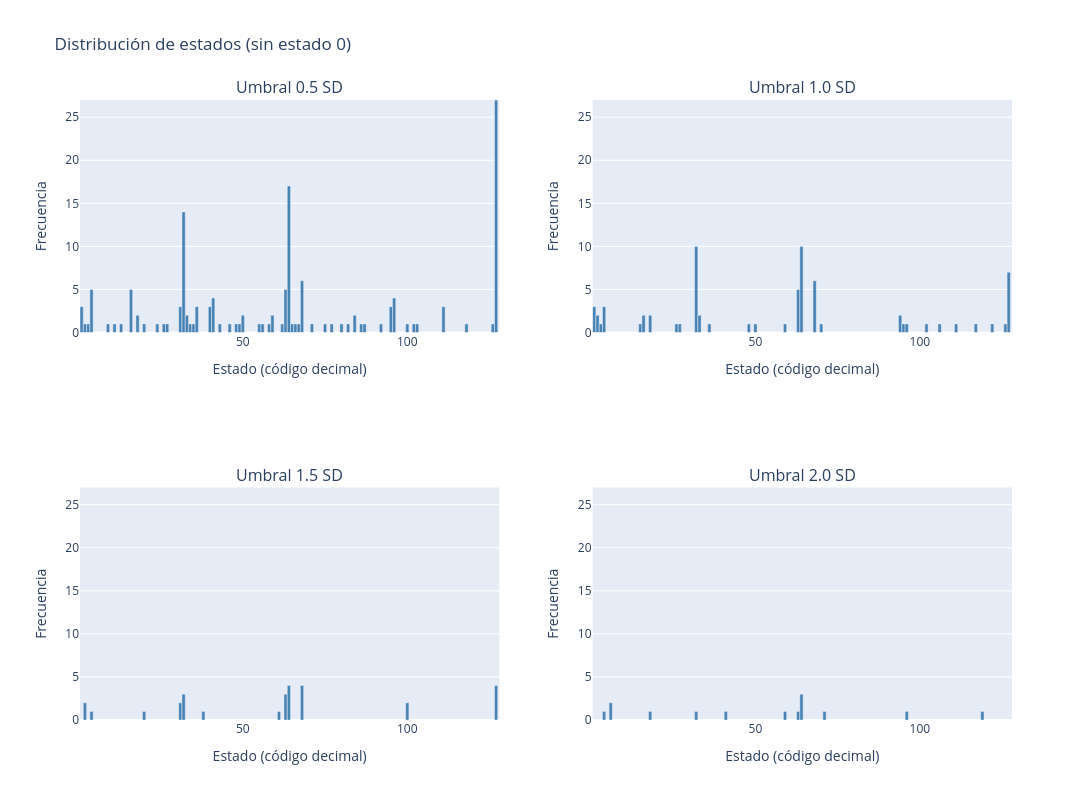

Source (notebook cell):
### Markdown cell above
## Comparación del point process con distintos umbrales (0.5 SD / 1 SD / 1.5 SD / 2 SD)

Ejecutamos el point process y mostramos las gráficas para comparar

### Code cell
import plotly.graph_objects as go
from plotly.subplots import make_subplots
import numpy as np

# Función de hover (idéntica a la del ejemplo individual)
def state_description(code):
    bits = [(code >> i) & 1 for i in range(6, -1, -1)]
    active_networks = [number_to_name[j] for j, bit in enumerate(bits, start=1) if bit]
    if not active_networks:
        return "Ninguna red activa"
    return " + ".join([f"Red {j} ({name})" for j, name in enumerate(active_networks, start=1)])

umbrales = [0.5, 1.0, 1.5, 2.0]

# Calcular el máximo global de frecuencias (sin contar estado 0)
y_max_global = 0
for th in umbrales:
    binary = (time_series_norm > th).astype(int)
    weights = 2**np.arange(6, -1, -1)
    state_codes = binary @ weights
    unique, counts = np.unique(state_codes, return_counts=True)
    mask_no_zero = unique != 0
    counts_filt = counts[mask_no_zero]
    if len(counts_filt) > 0:
        y_max_global = max(y_max_global, max(counts_filt))

print(f"Máximo global de frecuencias (sin estado 0): {y_max_global}")

# Crear subplots 2x2
fig = make_subplots(rows=2, cols=2, subplot_titles=[f"Umbral {th} SD" for th in umbrales])

for idx, th in enumerate(umbrales):
    binary = (time_series_norm > th).astype(int)
    weights = 2**np.arange(6, -1, -1)
    state_codes = binary @ weights
    unique, counts = np.unique(state_codes, return_counts=True)

    # Filtrar estado 0
    mask_no_zero = unique != 0
    unique_filt = unique[mask_no_zero]
    counts_filt = counts[mask_no_zero]

    # Hover text (sin texto en las barras)
    hover_texts = [f"Código: {code}<br>Redes activas: {state_description(code)}<br>Frecuencia: {count}"
                   for code, count in zip(unique_filt, counts_filt)]

    row, col = idx // 2 + 1, idx % 2 + 1
    fig.add_trace(
        go.Bar(
            x=unique_filt,
            y=counts_filt,
            hovertext=hover_texts,
            hoverinfo='text',
            marker_color='steelblue',
            width=0.98          # barras más anchas
        ),
        row=row, col=col
    )
    fig.update_xaxes(title_text="Estado (código decimal)", range=[0.5, 128], row=row, col=col)
    fig.update_yaxes(title_text="Frecuencia", range=[0, y_max_global], row=row, col=col)

# Ajustes globales (igual que en la gráfica individual)
fig.update_layout(
    height=800,
    width=1200,
    showlegend=False,
    title_text="Distribución de estados (sin estado 0)",
    bargap=0.02
)

fig.show()
fig.write_html("plot2.html")

### Figure 1 — Plotly figure (JSON) as saved in the notebook; plotly's stock layout.template omitted (floating-point values rounded to 4 significant figures)
{"data": [{"hoverinfo": "text", "hovertext": ["Código: 1<br>Redes activas: Red 1 (Default)<br>Frecuencia: 3", "Código: 2<br>Redes activas: Red 1 (Cont)<br>Frecuencia: 1", "Código: 3<br>Redes activas: Red 1 (Cont) + Red 2 (Default)<br>Frecuencia: 1", "Código: 4<br>Redes activas: Red 1 (Limbic)<br>Frecuencia: 5", "Código: 9<br>Redes activas: Red 1 (SalVentAttn) + Red 2 (Default)<br>Frecuencia: 1", "Código: 11<br>Redes activas: Red 1 (SalVentAttn) + Red 2 (Cont) + Red 3 (Default)<br>Frecuencia: 1", "Código: 13<br>Redes activas: Red 1 (SalVentAttn) + Red 2 (Limbic) + Red 3 (Default)<br>Frecuencia: 1", "Código: 16<br>Redes activas: Red 1 (DorsAttn)<br>Frecuencia: 5", "Código: 18<br>Redes activas: Red 1 (DorsAttn) + Red 2 (Cont)<br>Frecuencia: 2", "Código: 20<br>Redes activas: Red 1 (DorsAttn) + Red 2 (Limbic)<br>Frecuencia: 1", "Código: 24<br>Redes activas: Red 1 (DorsAttn) + Red 2 (SalVentAttn)<br>Frecuencia: 1", "Código: 26<br>Redes activas: Red 1 (DorsAttn) + Red 2 (SalVentAttn) + Red 3 (Cont)<br>Frecuencia: 1", "Código: 27<br>Redes activas: Red 1 (DorsAttn) + Red 2 (SalVentAttn) + Red 3 (Cont) + Red 4 (Default)<br>Frecuencia: 1", "Código: 31<br>Redes activas: Red 1 (DorsAttn) + Red 2 (SalVentAttn) + Red 3 (Limbic) + Red 4 (Cont) + Red 5 (Default)<br>Frecuencia: 3", "Código: 32<br>Redes activas: Red 1 (SomMot)<br>Frecuencia: 14", "Código: 33<br>Redes activas: Red 1 (SomMot) + Red 2 (Default)<br>Frecuencia: 2", "Código: 34<br>Redes activas: Red 1 (SomMot) + Red 2 (Cont)<br>Frecuencia: 1", "Código: 35<br>Redes activas: Red 1 (SomMot) + Red 2 (Cont) + Red 3 (Default)<br>Frecuencia: 1", "Código: 36<br>Redes activas: Red 1 (SomMot) + Red 2 (Limbic)<br>Frecuencia: 3", "Código: 40<br>Redes activas: Red 1 (SomMot) + Red 2 (SalVentAttn)<br>Frecuencia: 3", "Código: 41<br>Redes activas: Red 1 (SomMot) + Red 2 (SalVentAttn) + Red 3 (Default)<br>Frecuencia: 4", "Código: 43<br>Redes activas: Red 1 (SomMot) + Red 2 (SalVentAttn) + Red 3 (Cont) + Red 4 (Default)<br>Frecuencia: 1", "Código: 46<br>Redes activas: Red 1 (SomMot) + Red 2 (SalVentAttn) + Red 3 (Limbic) + Red 4 (Cont)<br>Frecuencia: 1", "Código: 48<br>Redes activas: Red 1 (SomMot) + Red 2 (DorsAttn)<br>Frecuencia: 1", "Código: 49<br>Redes activas: Red 1 (SomMot) + Red 2 (DorsAttn) + Red 3 (Default)<br>Frecuencia: 1", "Código: 50<br>Redes activas: Red 1 (SomMot) + Red 2 (DorsAttn) + Red 3 (Cont)<br>Frecuencia: 2", "Código: 55<br>Redes activas: Red 1 (SomMot) + Red 2 (DorsAttn) + Red 3 (Limbic) + Red 4 (Cont) + Red 5 (Default)<br>Frecuencia: 1", "Código: 56<br>Redes activas: Red 1 (SomMot) + Red 2 (DorsAttn) + Red 3 (SalVentAttn)<br>Frecuencia: 1", "Código: 58<br>Redes activas: Red 1 (SomMot) + Red 2 (DorsAttn) + Red 3 (SalVentAttn) + Red 4 (Cont)<br>Frecuencia: 1", "Código: 59<br>Redes activas: Red 1 (SomMot) + Red 2 (DorsAttn) + Red 3 (SalVentAttn) + Red 4 (Cont) + Red 5 (Default)<br>Frecuencia: 2", "Código: 62<br>Redes activas: Red 1 (SomMot) + Red 2 (DorsAttn) + Red 3 (SalVentAttn) + Red 4 (Limbic) + Red 5 (Cont)<br>Frecuencia: 1", "Código: 63<br>Redes activas: Red 1 (SomMot) + Red 2 (DorsAttn) + Red 3 (SalVentAttn) + Red 4 (Limbic) + Red 5 (Cont) + Red 6 (Default)<br>Frecuencia: 5", "Código: 64<br>Redes activas: Red 1 (Vis)<br>Frecuencia: 17", "Código: 65<br>Redes activas: Red 1 (Vis) + Red 2 (Default)<br>Frecuencia: 1", "Código: 66<br>Redes activas: Red 1 (Vis) + Red 2 (Cont)<br>Frecuencia: 1", "Código: 67<br>Redes activas: Red 1 (Vis) + Red 2 (Cont) + Red 3 (Default)<br>Frecuencia: 1", "Código: 68<br>Redes activas: Red 1 (Vis) + Red 2 (Limbic)<br>Frecuencia: 6", "Código: 71<br>Redes activas: Red 1 (Vis) + Red 2 (Limbic) + Red 3 (Cont) + Red 4 (Default)<br>Frecuencia: 1", "Código: 75<br>Redes activas: Red 1 (Vis) + Red 2 (SalVentAttn) + Red 3 (Cont) + Red 4 (Default)<br>Frecuencia: 1", "Código: 77<br>Redes activas: Red 1 (Vis) + Red 2 (SalVentAttn) + Red 3 (Limbic) + Red 4 (Default)<br>Frecuencia: 1", "Código: 80<br>Redes activas: Red 1 (Vis) + Red 2 (DorsAttn)<br>Frecuencia: 1", "Código: 82<br>Redes activas: Red 1 (Vis) + Red 2 (DorsAttn) + Red 3 (Cont)<br>Frecuencia: 1", "Código: 84<br>Redes activas: Red 1 (Vis) + Red 2 (DorsAttn) + Red 3 (Limbic)<br>Frecuencia: 2", "Código: 86<br>Redes activas: Red 1 (Vis) + Red 2 (DorsAttn) + Red 3 (Limbic) + Red 4 (Cont)<br>Frecuencia: 1", "Código: 87<br>Redes activas: Red 1 (Vis) + Red 2 (DorsAttn) + Red 3 (Limbic) + Red 4 (Cont) + Red 5 (Default)<br>Frecuencia: 1", "Código: 92<br>Redes activas: Red 1 (Vis) + Red 2 (DorsAttn) + Red 3 (SalVentAttn) + Red 4 (Limbic)<br>Frecuencia: 1", "Código: 95<br>Redes activas: Red 1 (Vis) + Red 2 (DorsAttn) + Red 3 (SalVentAttn) + Red 4 (Limbic) + Red 5 (Cont) + Red 6 (Default)<br>Frecuencia: 3", "Código: 96<br>Redes activas: Red 1 (Vis) + Red 2 (SomMot)<br>Frecuencia: 4", "Código: 100<br>Redes activas: Red 1 (Vis) + Red 2 (SomMot) + Red 3 (Limbic)<br>Frecuencia: 1", "Código: 102<br>Redes activas: Red 1 (Vis) + Red 2 (SomMot) + Red 3 (Limbic) + Red 4 (Cont)<br>Frecuencia: 1", "Código: 103<br>Redes activas: Red 1 (Vis) + Red 2 (SomMot) + Red 3 (Limbic) + Red 4 (Cont) + Red 5 (Default)<br>Frecuencia: 1", "Código: 111<br>Redes activas: Red 1 (Vis) + Red 2 (SomMot) + Red 3 (SalVentAttn) + Red 4 (Limbic) + Red 5 (Cont) + Red 6 (Default)<br>Frecuencia: 3", "Código: 118<br>Redes activas: Red 1 (Vis) + Red 2 (SomMot) + Red 3 (DorsAttn) + Red 4 (Limbic) + Red 5 (Cont)<br>Frecuencia: 1", "Código: 126<br>Redes activas: Red 1 (Vis) + Red 2 (SomMot) + Red 3 (DorsAttn) + Red 4 (SalVentAttn) + Red 5 (Limbic) + Red 6 (Cont)<br>Frecuencia: 1", "Código: 127<br>Redes activas: Red 1 (Vis) + Red 2 (SomMot) + Red 3 (DorsAttn) + Red 4 (SalVentAttn) + Red 5 (Limbic) + Red 6 (Cont) + Red 7 (Default)<br>Frecuencia: 27"], "marker": {"color": "steelblue"}, "type": "bar", "width": 0.98, "x": [1, 2, 3, 4, 9, 11, 13, 16, 18, 20, 24, 26, 27, 31, 32, 33, 34, 35, 36, 40, 41, 43, 46, 48, 49, 50, 55, 56, 58, 59, 62, 63, 64, 65, 66, 67, 68, 71, 75, 77, 80, 82, 84, 86, 87, 92, 95, 96, 100, 102, 103, 111, 118, 126, 127], "xaxis": "x", "y": [3, 1, 1, 5, 1, 1, 1, 5, 2, 1, 1, 1, 1, 3, 14, 2, 1, 1, 3, 3, 4, 1, 1, 1, 1, 2, 1, 1, 1, 2, 1, 5, 17, 1, 1, 1, 6, 1, 1, 1, 1, 1, 2, 1, 1, 1, 3, 4, 1, 1, 1, 3, 1, 1, 27], "yaxis": "y"}, {"hoverinfo": "text", "hovertext": ["Código: 1<br>Redes activas: Red 1 (Default)<br>Frecuencia: 3", "Código: 2<br>Redes activas: Red 1 (Cont)<br>Frecuencia: 2", "Código: 3<br>Redes activas: Red 1 (Cont) + Red 2 (Default)<br>Frecuencia: 1", "Código: 4<br>Redes activas: Red 1 (Limbic)<br>Frecuencia: 3", "Código: 15<br>Redes activas: Red 1 (SalVentAttn) + Red 2 (Limbic) + Red 3 (Cont) + Red 4 (Default)<br>Frecuencia: 1", "Código: 16<br>Redes activas: Red 1 (DorsAttn)<br>Frecuencia: 2", "Código: 18<br>Redes activas: Red 1 (DorsAttn) + Red 2 (Cont)<br>Frecuencia: 2", "Código: 26<br>Redes activas: Red 1 (DorsAttn) + Red 2 (SalVentAttn) + Red 3 (Cont)<br>Frecuencia: 1", "Código: 27<br>Redes activas: Red 1 (DorsAttn) + Red 2 (SalVentAttn) + Red 3 (Cont) + Red 4 (Default)<br>Frecuencia: 1", "Código: 32<br>Redes activas: Red 1 (SomMot)<br>Frecuencia: 10", "Código: 33<br>Redes activas: Red 1 (SomMot) + Red 2 (Default)<br>Frecuencia: 2", "Código: 36<br>Redes activas: Red 1 (SomMot) + Red 2 (Limbic)<br>Frecuencia: 1", "Código: 48<br>Redes activas: Red 1 (SomMot) + Red 2 (DorsAttn)<br>Frecuencia: 1", "Código: 50<br>Redes activas: Red 1 (SomMot) + Red 2 (DorsAttn) + Red 3 (Cont)<br>Frecuencia: 1", "Código: 59<br>Redes activas: Red 1 (SomMot) + Red 2 (DorsAttn) + Red 3 (SalVentAttn) + Red 4 (Cont) + Red 5 (Default)<br>Frecuencia: 1", "Código: 63<br>Redes activas: Red 1 (SomMot) + Red 2 (DorsAttn) + Red 3 (SalVentAttn) + Red 4 (Limbic) + Red 5 (Cont) + Red 6 (Default)<br>Frecuencia: 5", "Código: 64<br>Redes activas: Red 1 (Vis)<br>Frecuencia: 10", "Código: 68<br>Redes activas: Red 1 (Vis) + Red 2 (Limbic)<br>Frecuencia: 6", "Código: 70<br>Redes activas: Red 1 (Vis) + Red 2 (Limbic) + Red 3 (Cont)<br>Frecuencia: 1", "Código: 94<br>Redes activas: Red 1 (Vis) + Red 2 (DorsAttn) + Red 3 (SalVentAttn) + Red 4 (Limbic) + Red 5 (Cont)<br>Frecuencia: 2", "Código: 95<br>Redes activas: Red 1 (Vis) + Red 2 (DorsAttn) + Red 3 (SalVentAttn) + Red 4 (Limbic) + Red 5 (Cont) + Red 6 (Default)<br>Frecuencia: 1", "Código: 96<br>Redes activas: Red 1 (Vis) + Red 2 (SomMot)<br>Frecuencia: 1", "Código: 102<br>Redes activas: Red 1 (Vis) + Red 2 (SomMot) + Red 3 (Limbic) + Red 4 (Cont)<br>Frecuencia: 1", "Código: 106<br>Redes activas: Red 1 (Vis) + Red 2 (SomMot) + Red 3 (SalVentAttn) + Red 4 (Cont)<br>Frecuencia: 1", "Código: 111<br>Redes activas: Red 1 (Vis) + Red 2 (SomMot) + Red 3 (SalVentAttn) + Red 4 (Limbic) + Red 5 (Cont) + Red 6 (Default)<br>Frecuencia: 1", "Código: 117<br>Redes activas: Red 1 (Vis) + Red 2 (SomMot) + Red 3 (DorsAttn) + Red 4 (Limbic) + Red 5 (Default)<br>Frecuencia: 1", "Código: 122<br>Redes activas: Red 1 (Vis) + Red 2 (SomMot) + Red 3 (DorsAttn) + Red 4 (SalVentAttn) + Red 5 (Cont)<br>Frecuencia: 1", "Código: 126<br>Redes activas: Red 1 (Vis) + Red 2 (SomMot) + Red 3 (DorsAttn) + Red 4 (SalVentAttn) + Red 5 (Limbic) + Red 6 (Cont)<br>Frecuencia: 1", "Código: 127<br>Redes activas: Red 1 (Vis) + Red 2 (SomMot) + Red 3 (DorsAttn) + Red 4 (SalVentAttn) + Red 5 (Limbic) + Red 6 (Cont) + Red 7 (Default)<br>Frecuencia: 7"], "marker": {"color": "steelblue"}, "type": "bar", "width": 0.98, "x": [1, 2, 3, 4, 15, 16, 18, 26, 27, 32, 33, 36, 48, 50, 59, 63, 64, 68, 70, 94, 95, 96, 102, 106, 111, 117, 122, 126, 127], "xaxis": "x2", "y": [3, 2, 1, 3, 1, 2, 2, 1, 1, 10, 2, 1, 1, 1, 1, 5, 10, 6, 1, 2, 1, 1, 1, 1, 1, 1, 1, 1, 7], "yaxis": "y2"}, {"hoverinfo": "text", "hovertext": ["Código: 2<br>Redes activas: Red 1 (Cont)<br>Frecuencia: 2", "Código: 4<br>Redes activas: Red 1 (Limbic)<br>Frecuencia: 1", "Código: 20<br>Redes activas: Red 1 (DorsAttn) + Red 2 (Limbic)<br>Frecuencia: 1", "Código: 31<br>Redes activas: Red 1 (DorsAttn) + Red 2 (SalVentAttn) + Red 3 (Limbic) + Red 4 (Cont) + Red 5 (Default)<br>Frecuencia: 2", "Código: 32<br>Redes activas: Red 1 (SomMot)<br>Frecuencia: 3", "Código: 38<br>Redes activas: Red 1 (SomMot) + Red 2 (Limbic) + Red 3 (Cont)<br>Frecuencia: 1", "Código: 61<br>Redes activas: Red 1 (SomMot) + Red 2 (DorsAttn) + Red 3 (SalVentAttn) + Red 4 (Limbic) + Red 5 (Default)<br>Frecuencia: 1", "Código: 63<br>Redes activas: Red 1 (SomMot) + Red 2 (DorsAttn) + Red 3 (SalVentAttn) + Red 4 (Limbic) + Red 5 (Cont) + Red 6 (Default)<br>Frecuencia: 3", "Código: 64<br>Redes activas: Red 1 (Vis)<br>Frecuencia: 4", "Código: 68<br>Redes activas: Red 1 (Vis) + Red 2 (Limbic)<br>Frecuencia: 4", "Código: 100<br>Redes activas: Red 1 (Vis) + Red 2 (SomMot) + Red 3 (Limbic)<br>Frecuencia: 2", "Código: 127<br>Redes activas: Red 1 (Vis) + Red 2 (SomMot) + Red 3 (DorsAttn) + Red 4 (SalVentAttn) + Red 5 (Limbic) + Red 6 (Cont) + Red 7 (Default)<br>Frecuencia: 4"], "marker": {"color": "steelblue"}, "type": "bar", "width": 0.98, "x": [2, 4, 20, 31, 32, 38, 61, 63, 64, 68, 100, 127], "xaxis": "x3", "y": [2, 1, 1, 2, 3, 1, 1, 3, 4, 4, 2, 4], "yaxis": "y3"}, {"hoverinfo": "text", "hovertext": ["Código: 4<br>Redes activas: Red 1 (Limbic)<br>Frecuencia: 1", "Código: 6<br>Redes activas: Red 1 (Limbic) + Red 2 (Cont)<br>Frecuencia: 2", "Código: 18<br>Redes activas: Red 1 (DorsAttn) + Red 2 (Cont)<br>Frecuencia: 1", "Código: 32<br>Redes activas: Red 1 (SomMot)<br>Frecuencia: 1", "Código: 41<br>Redes activas: Red 1 (SomMot) + Red 2 (SalVentAttn) + Red 3 (Default)<br>Frecuencia: 1", "Código: 59<br>Redes activas: Red 1 (SomMot) + Red 2 (DorsAttn) + Red 3 (SalVentAttn) + Red 4 (Cont) + Red 5 (Default)<br>Frecuencia: 1", "Código: 63<br>Redes activas: Red 1 (SomMot) + Red 2 (DorsAttn) + Red 3 (SalVentAttn) + Red 4 (Limbic) + Red 5 (Cont) + Red 6 (Default)<br>Frecuencia: 1", "Código: 64<br>Redes activas: Red 1 (Vis)<br>Frecuencia: 3", "Código: 71<br>Redes activas: Red 1 (Vis) + Red 2 (Limbic) + Red 3 (Cont) + Red 4 (Default)<br>Frecuencia: 1", "Código: 96<br>Redes activas: Red 1 (Vis) + Red 2 (SomMot)<br>Frecuencia: 1", "Código: 119<br>Redes activas: Red 1 (Vis) + Red 2 (SomMot) + Red 3 (DorsAttn) + Red 4 (Limbic) + Red 5 (Cont) + Red 6 (Default)<br>Frecuencia: 1"], "marker": {"color": "steelblue"}, "type": "bar", "width": 0.98, "x": [4, 6, 18, 32, 41, 59, 63, 64, 71, 96, 119], "xaxis": "x4", "y": [1, 2, 1, 1, 1, 1, 1, 3, 1, 1, 1], "yaxis": "y4"}], "layout": {"annotations": [{"font": {"size": 16}, "showarrow": false, "text": "Umbral 0.5 SD", "x": 0.225, "xanchor": "center", "xref": "paper", "y": 1, "yanchor": "bottom", "yref": "paper"}, {"font": {"size": 16}, "showarrow": false, "text": "Umbral 1.0 SD", "x": 0.775, "xanchor": "center", "xref": "paper", "y": 1, "yanchor": "bottom", "yref": "paper"}, {"font": {"size": 16}, "showarrow": false, "text": "Umbral 1.5 SD", "x": 0.225, "xanchor": "center", "xref": "paper", "y": 0.375, "yanchor": "bottom", "yref": "paper"}, {"font": {"size": 16}, "showarrow": false, "text": "Umbral 2.0 SD", "x": 0.775, "xanchor": "center", "xref": "paper", "y": 0.375, "yanchor": "bottom", "yref": "paper"}], "bargap": 0.02, "height": 800, "showlegend": false, "title": {"text": "Distribución de estados (sin estado 0)"}, "width": 1200, "xaxis": {"anchor": "y", "domain": [0, 0.45], "range": [0.5, 128], "title": {"text": "Estado (código decimal)"}}, "xaxis2": {"anchor": "y2", "domain": [0.55, 1], "range": [0.5, 128], "title": {"text": "Estado (código decimal)"}}, "xaxis3": {"anchor": "y3", "domain": [0, 0.45], "range": [0.5, 128], "title": {"text": "Estado (código decimal)"}}, "xaxis4": {"anchor": "y4", "domain": [0.55, 1], "range": [0.5, 128], "title": {"text": "Estado (código decimal)"}}, "yaxis": {"anchor": "x", "domain": [0.625, 1], "range": [0, 27], "title": {"text": "Frecuencia"}}, "yaxis2": {"anchor": "x2", "domain": [0.625, 1], "range": [0, 27], "title": {"text": "Frecuencia"}}, "yaxis3": {"anchor": "x3", "domain": [0, 0.375], "range": [0, 27], "title": {"text": "Frecuencia"}}, "yaxis4": {"anchor": "x4", "domain": [0, 0.375], "range": [0, 27], "title": {"text": "Frecuencia"}}}}
